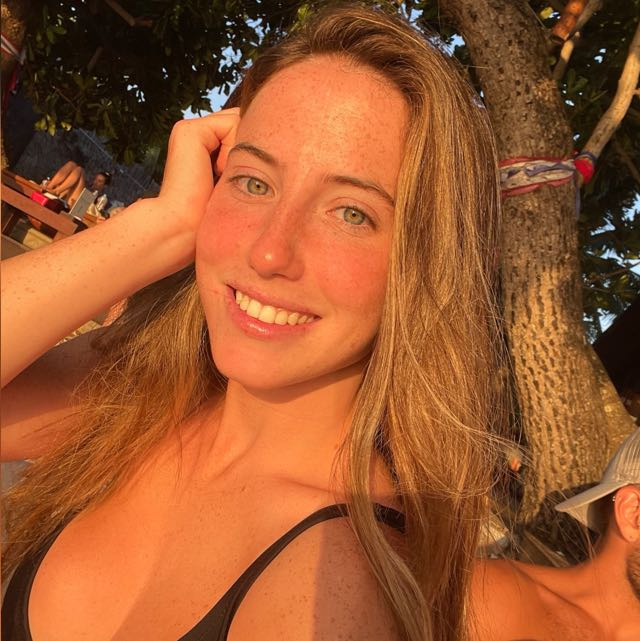
#> input picture src_images/karina.jpg, 640 x 641 px
$ python main.py
#> lines starting #> are read from the running program, lines starting #| are printed output that depends on the picture
#> in read_image, im is the input picture: shape (641, 640, 3); mean R, G, B 155.5, 87.2, 46.6
### lithophane.py
"""
This is the Lithophane Module written by Dirk Colbry.

Core of this module uses matlab-stl to write stl
files written by Rick van Hattem.

https://github.com/colbrydi/Lithophane
"""

import matplotlib.image as img
import matplotlib.pyplot as plt
import os
import sys
# from PIL import Image
from skimage.transform import resize

import numpy as np

from mpl_toolkits import mplot3d
from matplotlib import pyplot

from stl import mesh


def rgb2gray(rgb):
    """
    Convert rgb image to grayscale image in range 0-1
    gray = factorial(rgbimg)
    """
    r, g, b = rgb[:, :, 0], rgb[:, :, 1], rgb[:, :, 2]
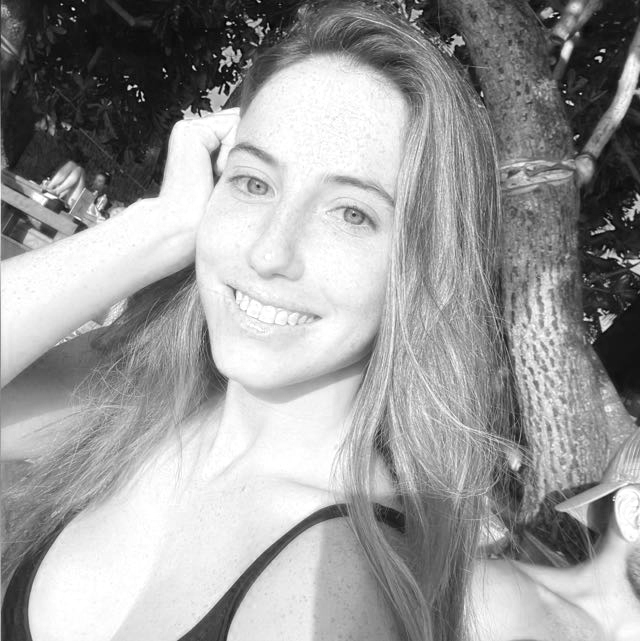
#> r: shape (641, 640); min 0, max 255, mean 155.5
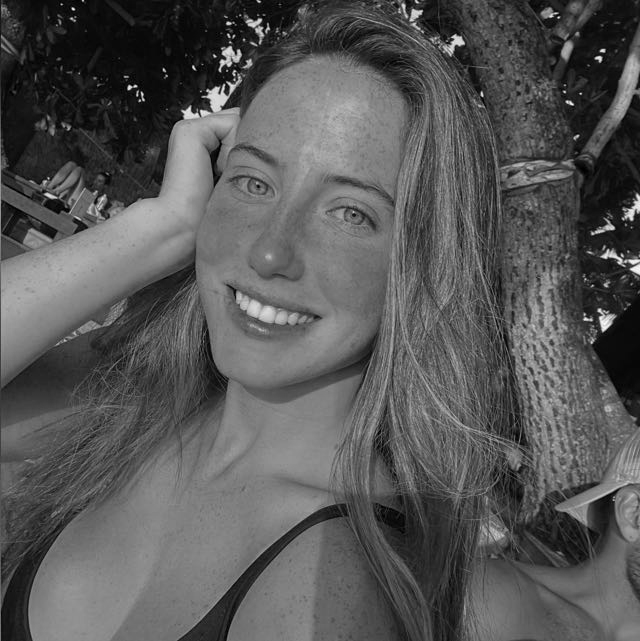
#> g: shape (641, 640); min 0, max 253, mean 87.2
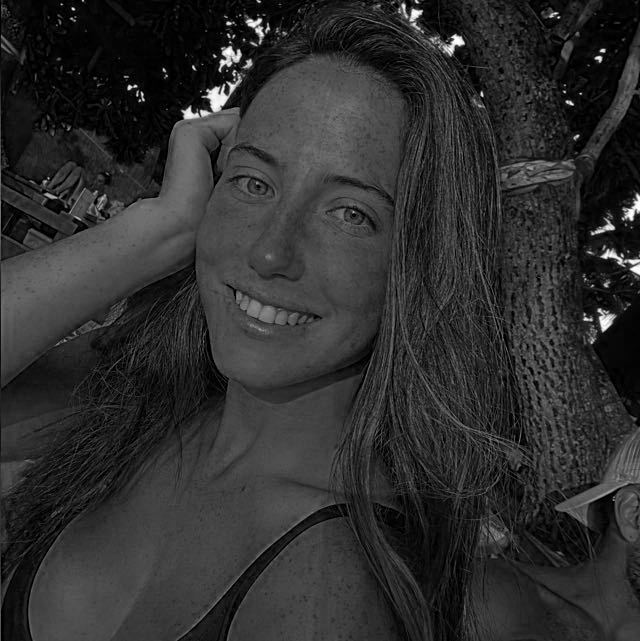
#> b: shape (641, 640); min 0, max 255, mean 46.6
    gray = 0.2989 * r + 0.5870 * g + 0.1140 * b
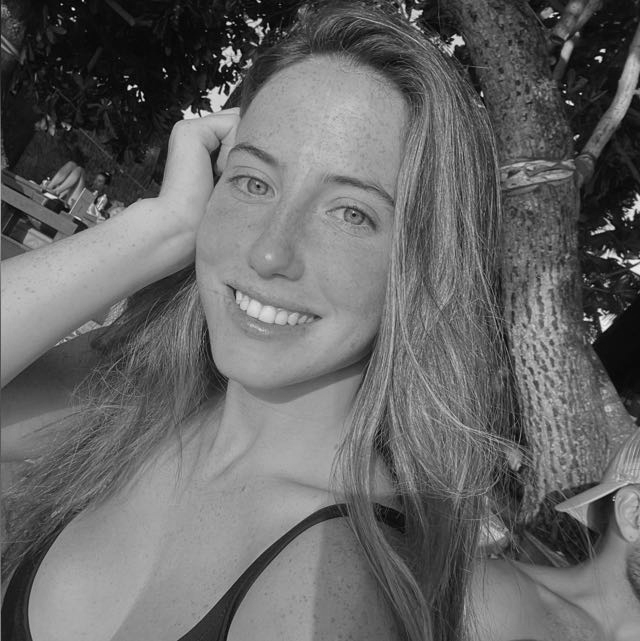
#> gray: shape (641, 640) float64; min 0.587, max 245.7, mean 103
    return gray


def scaleim(im, width_mm=40):
    """
    Scale image to 0.1 pixel width
    For example the following:

    im_scaled = scaleim(im, width_mm = 100)

    Will make an image with 1000 pixels wide.
    The height will be scale proportionally
    """
#> called with width_mm = 102
    ydim = im.shape[0]
#> ydim = 641
    xdim = im.shape[1]
#> xdim = 640

    scale = (width_mm * 10 / xdim)
#> scale = 1.59
    newshape = (int(ydim * scale), int(xdim * scale), 3)
#> newshape = (1021, 1020, 3)
    im = resize(im, newshape)
#> im: shape (1021, 1020, 3) float64
    return im


def jpg2stl(im='', width='', h=3.0, d=0.5, show=True):
    """
    Function to convert filename to stl with width = width
    :width: - Required parameter.  Width
    """
    depth = h
    offset = d

    if type(im) == str:
        filename = im
        print(f"Reading {filename}")
        im = img.imread(filename)
    else:
        filename = 'image.xxx'

    if width == '':
        width = im.shape[1]

    # TODO: Width is actually height
    im = scaleim(im, width_mm=width)

    im = im / np.max(im)

    # Convert to grayscale
    if len(im.shape) == 3:
        gray = rgb2gray(im)
    else:
        gray = im

    # g = np.fliplr(g)
    if (show):
        plt.imshow(gray, cmap=plt.get_cmap('gray'))

    # print(np.max(g))
    # print(g.shape)

    # Invert threshold for z matrix
    ngray = 1 - np.double(gray)

    # scale z matrix to desired max depth and add base height
    z_middle = ngray * depth + offset

    # add border of zeros to help with back.
    z = np.zeros([z_middle.shape[0] + 2, z_middle.shape[1] + 2])
    z[1:-1, 1:-1] = z_middle
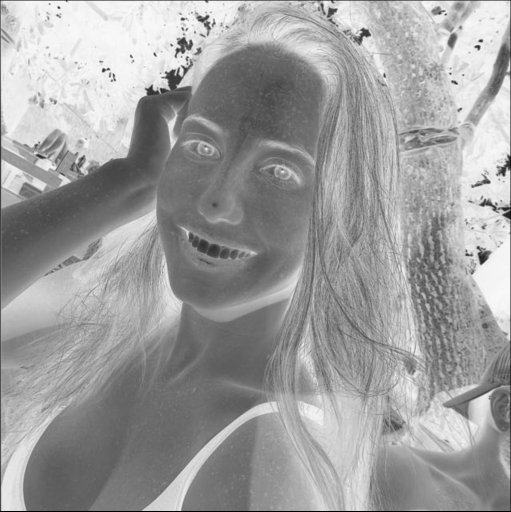
#> z: shape (1023, 1022) float64 (shown at 1/2 size); min 0, max 2.18, mean 1.35; drawn with min black and max white

    x1 = np.linspace(1, z.shape[1] / 10, z.shape[1])
#> x1 = 1022 values from 1 to 102.2
    y1 = np.linspace(1, z.shape[0] / 10, z.shape[0])
#> y1 = 1023 values from 1 to 102.3

    x, y = np.meshgrid(x1, y1)

    x = np.fliplr(x)

    return x, y, z


# [13 lines left out: function makeCylinder, not called in this run]


# Construct polygons from grid data


def makemesh(x, y, z):
    '''Convert point cloud grid to mesh'''
    count = 0
    points = []
    triangles = []
    for i in range(z.shape[0] - 1):
        for j in range(z.shape[1] - 1):
            # Triangle 1
            points.append([x[i][j], y[i][j], z[i][j]])
            points.append([x[i][j + 1], y[i][j + 1], z[i][j + 1]])
            points.append([x[i + 1][j], y[i + 1][j], z[i + 1][j]])

            triangles.append([count, count + 1, count + 2])

            # Triangle 2
            points.append([x[i][j + 1], y[i][j + 1], z[i][j + 1]])
            points.append([x[i + 1][j + 1], y[i + 1][j + 1], z[i + 1][j + 1]])
            points.append([x[i + 1][j], y[i + 1][j], z[i + 1][j]])

            triangles.append([count + 3, count + 4, count + 5])

            count += 6

    # BACK
    for j in range(x.shape[1] - 1):
        bot = x.shape[0] - 1

        # Back Triangle 1
        points.append([x[bot][j], y[bot][j], z[bot][j]])
        points.append([x[0][j + 1], y[0][j + 1], z[0][j + 1]])
        points.append([x[0][j], y[0][j], z[0][j]])

        triangles.append([count, count + 1, count + 2])

        # Triangle 2
        points.append([x[bot][j], y[bot][j], z[bot][j]])
        points.append([x[bot][j + 1], y[bot][j + 1], z[bot][j + 1]])
        points.append([x[0][j + 1], y[0][j + 1], z[0][j + 1]])

        triangles.append([count + 3, count + 4, count + 5])

        count += 6

    # Create the mesh
    model = mesh.Mesh(np.zeros(len(triangles), dtype=mesh.Mesh.dtype))
    for i, f in enumerate(triangles):
        for j in range(3):
            model.vectors[i][j] = points[f[j]]

    return model


# [28 lines left out: function showstl, not called in this run]


# [4 lines that do not run on import are left out]

### main.py
import lithophane as li
import matplotlib.pylab as plt
import matplotlib.image as img
import numpy as np

from utils import get_channels_CMYK, get_channels_CMY


def read_image(image_path):
    im = img.imread(image_path)

    # Display image.
    plt.imshow(im)
    plt.show()

    return im


def image2grayscale(im):
    gray = li.rgb2gray(im)

    # Display grayscale image.
    plt.imshow(gray, cmap='gray')
    plt.colorbar()
    plt.show()

    return gray


def calcXYZ(gray, h, d):
    # Generate x,y and z values for each pixel
    width = 102  # Width in mm
    x, y, z = li.jpg2stl(gray, width=width, h=h, d=d, show=False)
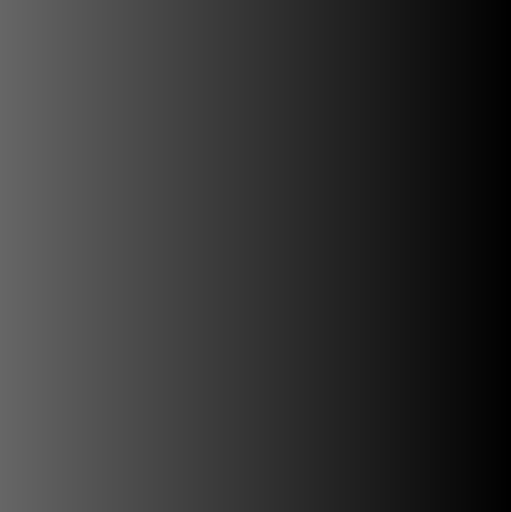
#> x: shape (1023, 1022) float64 (shown at 1/2 size); min 1, max 102.2, mean 51.6
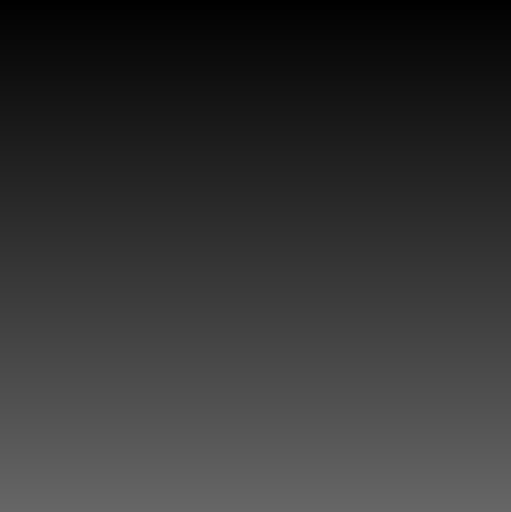
#> y: shape (1023, 1022) float64 (shown at 1/2 size); min 1, max 102.3, mean 51.7

    # Display.
    plt.figure(figsize=(25, 5))
    plt.subplot(1, 3, 1)
    plt.imshow(x)
    plt.axis('off')
    plt.title('x distances (mm)')
    plt.colorbar()
    plt.subplot(1, 3, 2)
    plt.imshow(y)
    plt.axis('off')
    plt.title('y distances (mm)')
    plt.colorbar()
    plt.subplot(1, 3, 3)
    plt.imshow(z)
    plt.axis('off')
    plt.title('z distances (mm)')
    plt.colorbar()

    # plot a cross-section to try and visualize data
    plt.plot(x[550, 0:100], z[550, 0:100])
    plt.axis('equal')

    plt.ylabel('Lithophane Depth (z direction mm)')
    plt.title('Lithophane cross-seciton')

    plt.show()

    return x, y, z


def make_flat_model(x, y, z, added_name=''):
    model = li.makemesh(x, y, z)
#> after the loop in makemesh, `for i in range(z.shape[0] - 1):`: count = 6260772; points = 6260772 items; triangles = 2086924 items
#> the loop in makemesh, `for j in range(x.shape[1] - 1):` made 1021 passes
#> count on passes 1 to 3: 6260778, 6260784, 6260790
#> after the loop in makemesh, `for j in range(x.shape[1] - 1):`: count = 6266898; points = 6266898 items; triangles = 2088966 items

    # Save model.
    filename = imagefile[:-5].split('/')
    filename[-1] += added_name + '_Flat.stl'
    filename[-2] = 'Output'
    filename = '/'.join(filename)
    model.save(filename)
    print(filename)

    # Display stl. note z axis is not same scale as x and y axes.
    # li.showstl(x, y, z)


# [47 lines left out: functions make_cylinder_model, make_model_cmyk, make_model_cmy, not called in this run]


def make_model_grayscale(image_path):
    # Read the image.
    image = read_image(image_path)

    # Convert to Gray Scale.
    gray = image2grayscale(image)

    # Get x, y, z.
    x, y, z = calcXYZ(gray, h=2, d=0.2)

    # Build the flat model.
    make_flat_model(x, y, z)

    # Build the cylinder model.
    # make_cylinder_model(x, y, z)


if __name__ == '__main__':
    imagefile = './src_images/karina.jpg'
    # make_model_cmy(imagefile)
#> (the run stopped early here; a loop or call above may not have finished)
